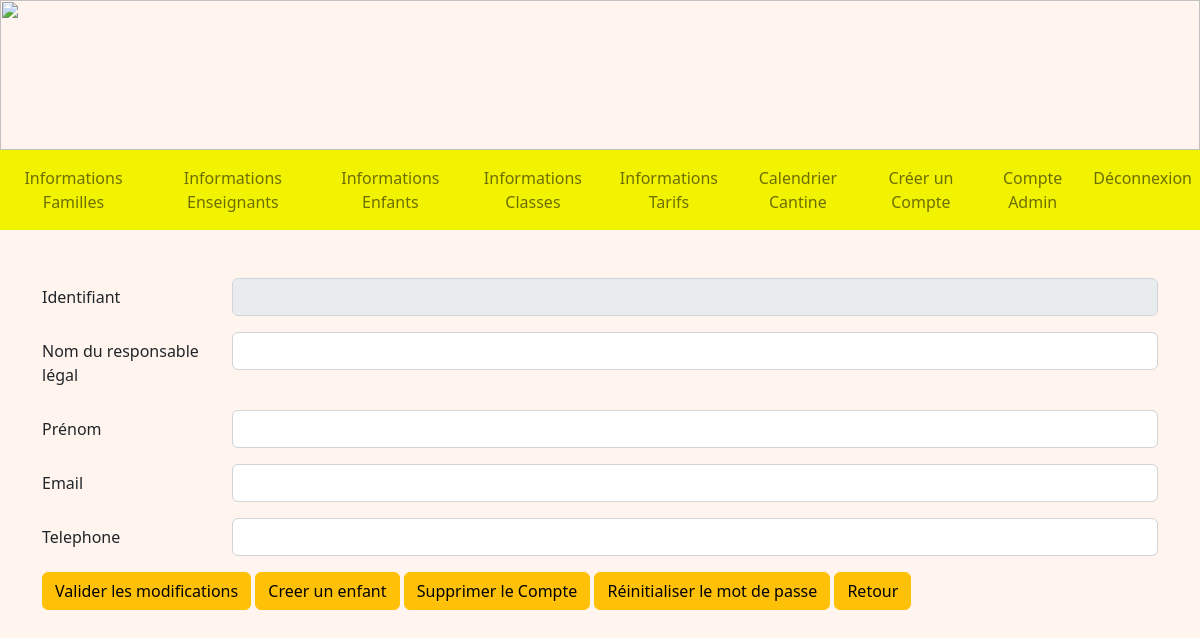
Before: /detailsFamille/31 (signed in) with the older database file.
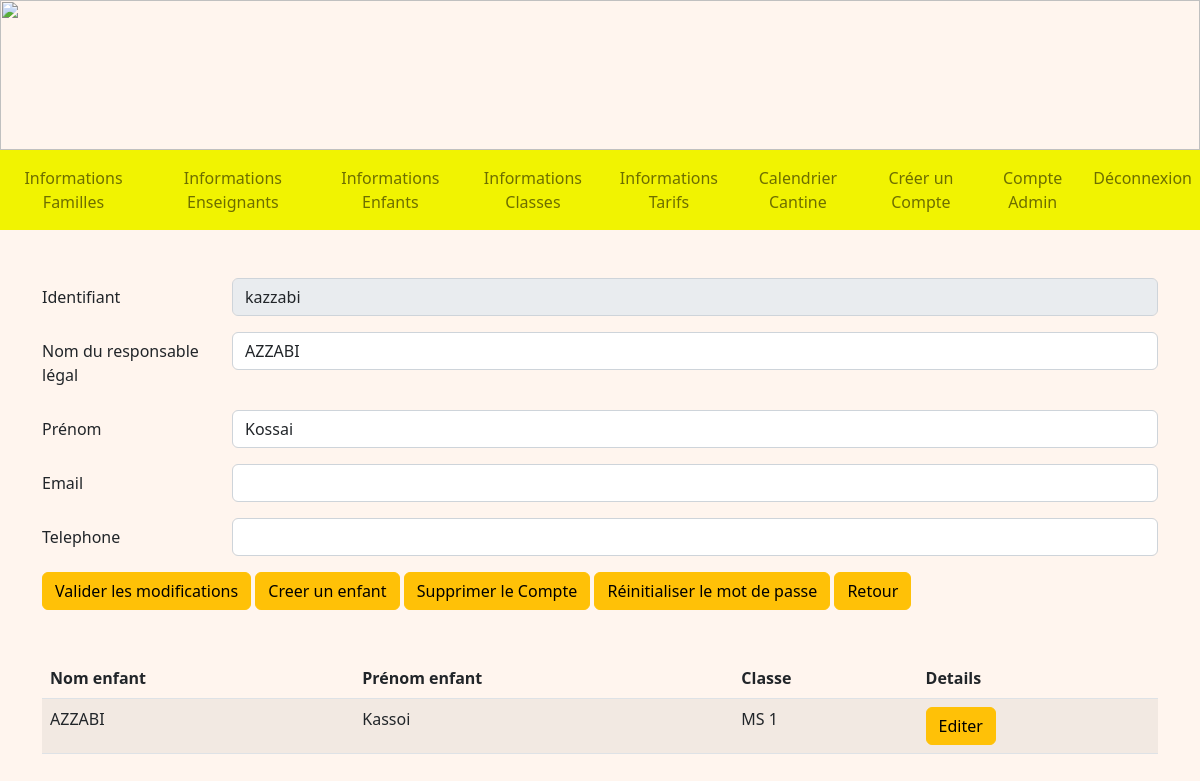
After: the same page with the newer database file.
### tables this page shows
CREATE TABLE Representant (
  code_representant integer primary key autoincrement,
  nom_representant TEXT NOT NULL,
  prenom_representant TEXT NOT NULL,
  telephone TEXT,
  email TEXT,
  identifiant TEXT NOT NULL,
  FOREIGN KEY (identifiant) REFERENCES Compte(identifiant)
);

CREATE TABLE Enfant (
  code_enfant integer primary key autoincrement,
  nom_enfant TEXT NOT NULL,
  prenom_enfant TEXT NOT NULL,
  code_tarif integer NOT NULL,
  code_classe integer NOT NULL,
  code_representant integer NOT NULL,
  code_formule integer NOT NULL,
  FOREIGN KEY (code_tarif) REFERENCES Tarif(code_tarif),
  FOREIGN KEY (code_classe) REFERENCES Classe(code_classe),
  FOREIGN KEY (code_representant) REFERENCES Representant(code_representant)
  FOREIGN KEY (code_formule) REFERENCES Formule(code_formule)
);

CREATE TABLE Classe (
  code_classe integer primary key autoincrement,
  nom_classe TEXT NOT NULL,
  code_type integer NOT NULL,
  FOREIGN KEY(code_type) REFERENCES TypeDeClasse(code_type)
);

### admin.py (the view)
@app.route('/detailsFamille/<int:code_rep>', methods = ["POST", "GET"])
@login_required
def detailsFamille(code_rep):
    db = get_db()
    cur = db.cursor()
    user = cur.execute("SELECT type_compte FROM Compte WHERE identifiant = ?", (flask_login.current_user.name, )).fetchone()
    if user[0] == 'Admin':
        if request.method == "POST":
            cur.execute("UPDATE Representant SET nom_representant=?, prenom_representant = ?, telephone = ?, email = ? WHERE code_representant = ?",
            (request.form["surname"], request.form["name"], request.form["phone"], request.form["mail"], code_rep, ))
            db.commit()
        representant = cur.execute("SELECT R.*, C.mot_de_passe FROM Representant AS R INNER JOIN Compte AS C ON R.identifiant = C.identifiant WHERE R.code_representant = ?", (code_rep, )).fetchone()
        enfants = cur.execute("SELECT E.nom_enfant, E.prenom_enfant, C.nom_classe, E.code_enfant FROM Enfant AS E INNER JOIN Classe AS C ON E.code_classe = C.code_classe WHERE code_representant = ? ORDER BY E.nom_enfant, E.prenom_enfant" ,  (code_rep, )).fetchall()
        return render_template('A_detailsFamille.html', representant = representant, enfants = enfants)
    if user[0] == 'Enseignant':
        return redirect(url_for('accueilEnseignant'))
    return redirect(url_for('accueil'))

### main.py (called while the page is built)
@login_manager.user_loader
def load_user(user_id):
    db = get_db()
    cur = db.cursor()
    user = cur.execute('SELECT identifiant, mot_de_passe FROM Compte WHERE identifiant=?', (user_id, )).fetchone()
    return User(user[0], user[1])

def get_db():
    if 'db' not in g:
        g.db = sqlite3.connect(DATABASE)
    return g.db

@app.teardown_appcontext
def close_connection(exception):
    db = g.pop('db', None)
    if db is not None:
        db.close()

### templates/A_detailsFamille.html (shortened to what this page needs)
<!DOCTYPE html>
<html>
<head>
    {% extends "A_layout.html" %}
    {% block content %}
    <div class="container mt-5 mb-5">
        <form method="POST">
            <div class="row mb-3">
                <label for="id" class="col-sm-2 col-form-label">Identifiant</label>
                <div class="col-sm-10">
                    <input name="id" type="text" class="form-control" id="id" value="{{representant[(5)]}}" disabled>
                </div>
            </div>
            <div class="row mb-3">
                <label for="surname" class="col-sm-2 col-form-label">Nom du responsable légal</label>
                <div class="col-sm-10">
                    <input name="surname" type="name" class="form-control" id="surname" value="{{representant[1]}}"
                        required>
                </div>
            </div>
            <div class="row mb-3">
                <label for="name" class="col-sm-2 col-form-label">Prénom</label>
                <div class="col-sm-10">
                    <input name="name" type="name" class="form-control" id="name" value="{{representant[2]}}" required>
                </div>
            </div>
            <div class="row mb-3">
                <label for="mail" class="col-sm-2 col-form-label">Email</label>
                <div class="col-sm-10">
                    <input name="mail" type="email" class="form-control" id="mail" value="{{representant[4]}}">
                </div>
            </div>
            <div class="row mb-3">
                <label for="phone" class="col-sm-2 col-form-label">Telephone</label>
                <div class="col-sm-10">
                    <input name="phone" type="number" class="form-control" id="phone" value="{{representant[3]}}">
                </div>
            </div>
            <button type="submit" class="btn btn-warning">Valider les modifications</button>
            <a href="/ajouterEnfant/{{ representant[0] }}" class="btn btn-warning">Creer un enfant</a>
            <a href="/suppressionR/{{ representant[0] }}" class="btn btn-warning"
                onclick="if (confirm('Voulez-vous vraiment supprimer ce compte ?')) commentDelete(1); return false">Supprimer
                le Compte</a>
            <a href="/modifMDPR/{{ representant[0] }}" class="btn btn-warning"
                onclick="if (confirm('Voulez-vous vraiment reinitialiser le mot de passe ?')) commentDelete(1); return false">Réinitialiser
                le mot de
                passe</a>
            <a href="/infosFamilles" class="btn btn-warning">Retour</a>
        </form>
    </div>
    {% if enfants%}
    <div class="container mt-5 mb-5">
        <table class="table table-striped">
            <thead>
                <tr>
                    <div class="container mt-5 mb-5">
                        <th scope="col">Nom enfant</th>
                        <th scope="col">Prénom enfant</th>
                        <th scope="col">Classe</th>
                        <th scope="col">Details</th>
                </tr>
            </thead>
            <tbody>
                {% for enfant in enfants %}
                <tr>
                    <div class="container mt-5 mb-5">
                        <td>{{ enfant[0] }}</td>
                        <td>{{ enfant[1] }}</td>
                        <td>{{ enfant[2] }}</td>
                        <td>
                            <a href="/detailsEnfant/{{ enfant[3] }}" class="btn btn-warning">Editer</a>
                        </td>
                </tr>
                {% endfor %}
            </tbody>
        </table>
    </div>
    {% endif %}
    {% endblock %}

Changed rows visible on the page:
added Representant: id "kazzabi", surname "AZZABI", name "Kossai"
added Enfant: nom_enfant "AZZABI", prenom_enfant "Kassoi", nom_classe "MS 1"
Other visible differences:
text now shown: "Nom enfant Prénom enfant Classe Details"
